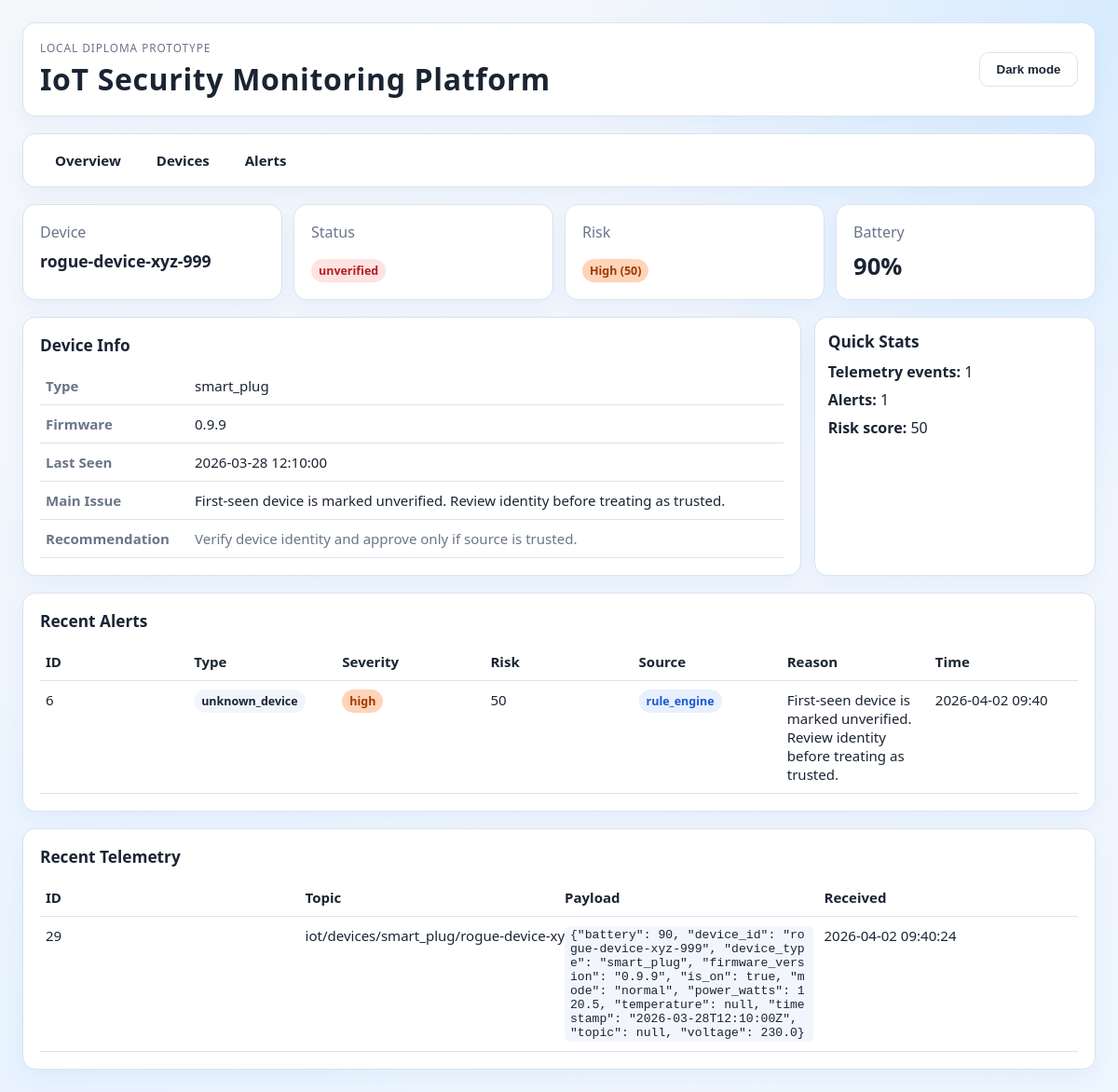
Page /dashboard/devices/rogue-device-xyz-999 on the committed database.
### app/models/device.py (models this page shows)
class Device(Base):
    __tablename__ = "devices"
    id: Mapped[int] = mapped_column(Integer, primary_key=True)
    device_id: Mapped[str] = mapped_column(String(100), unique=True, index=True)
    device_type: Mapped[str] = mapped_column(String(50), index=True)
    name: Mapped[str | None] = mapped_column(String(100), nullable=True)
    status: Mapped[str] = mapped_column(String(30), default="offline")
    firmware_version: Mapped[str | None] = mapped_column(String(50), nullable=True)
    last_seen_at: Mapped[datetime | None] = mapped_column(
        DateTime(timezone=True), nullable=True
    )
    created_at: Mapped[datetime] = mapped_column(
        DateTime(timezone=True), default=utc_now
    )
    updated_at: Mapped[datetime] = mapped_column(
        DateTime(timezone=True), default=utc_now, onupdate=utc_now
    )

### app/models/alert.py (models this page shows)
class Alert(Base):
    __tablename__ = "alerts"
    id: Mapped[int] = mapped_column(Integer, primary_key=True)
    device_id: Mapped[str | None] = mapped_column(
        String(100), index=True, nullable=True
    )
    alert_type: Mapped[str] = mapped_column(String(50), index=True)
    severity: Mapped[str] = mapped_column(String(20), index=True)
    risk_score: Mapped[int] = mapped_column(Integer)
    reason: Mapped[str] = mapped_column(Text)
    source: Mapped[str] = mapped_column(String(50), default="rule_engine")
    status: Mapped[str] = mapped_column(String(30), default="open")
    created_at: Mapped[datetime] = mapped_column(
        DateTime(timezone=True), default=utc_now, index=True
    )

### app/models/telemetry_event.py (models this page shows)
class TelemetryEvent(Base):
    __tablename__ = "telemetry_events"
    id: Mapped[int] = mapped_column(Integer, primary_key=True)
    device_id: Mapped[str | None] = mapped_column(
        String(100), index=True, nullable=True
    )
    topic: Mapped[str] = mapped_column(String(255))
    payload_json: Mapped[str] = mapped_column(Text)
    received_at: Mapped[datetime] = mapped_column(
        DateTime(timezone=True), default=utc_now, index=True
    )

### app/main.py (the view)
@app.get("/dashboard/devices/{device_id}", response_class=HTMLResponse)
def dashboard_device_detail(
    request: Request, device_id: str, db: Session = Depends(get_db)
) -> HTMLResponse:
    detail = _get_device_detail(db, device_id=device_id)
    if detail is None:
        raise HTTPException(status_code=404, detail="Device not found")
    return templates.TemplateResponse(
        request=request,
        name="device_detail.html",
        context={"detail": detail},
    )

### app/templates/device_detail.html (shortened to what this page needs)
<!DOCTYPE html>
<html lang="ru">
<head>
    <link rel="stylesheet" href="{{ url_for('static', path='/dashboard.css') }}">
</head>
<body>
<main class="page-shell">
    <header class="topbar card">
        <div>
            <p class="eyebrow">Local diploma prototype</p>
            <h1>IoT Security Monitoring Platform</h1>
        </div>
        <div class="actions">
            <button type="button" id="theme-toggle" class="theme-toggle" aria-pressed="false">Dark mode</button>
        </div>
    </header>
    <nav class="nav-bar card">
        <a href="/">Overview</a>
        <a href="/dashboard/devices">Devices</a>
        <a href="/dashboard/alerts">Alerts</a>
    </nav>
    <section class="kpis">
        <article class="card kpi">
            <p>Device</p>
            <strong style="font-size:1.1rem">{{ detail.device.device_id }}</strong>
        </article>
        <article class="card kpi">
            <p>Status</p>
            <strong><span class="badge {{ 'online' if detail.device.status == 'online' else 'offline' }}">{{ detail.device.status }}</span></strong>
        </article>
        <article class="card kpi">
            <p>Risk</p>
            <strong><span class="badge risk-{{ detail.device.risk_level | lower }}">{{ detail.device.risk_level }} ({{ detail.device.risk_score }})</span></strong>
        </article>
        <article class="card kpi">
            <p>Battery</p>
            <strong>{{ detail.device.battery if detail.device.battery is not none else '--' }}{% if detail.device.battery is not none %}%{% endif %}</strong>
        </article>
    </section>
    <section class="layout-grid">
        <article class="card">
            <h2>Device Info</h2>
            <table class="detail-table">
                <tr><th>Type</th><td>{{ detail.device.device_type }}</td></tr>
                <tr><th>Firmware</th><td>{{ detail.device.firmware_version or '--' }}</td></tr>
                <tr><th>Last Seen</th><td>{{ detail.device.last_seen_at.strftime('%Y-%m-%d %H:%M:%S') if detail.device.last_seen_at else '--' }}</td></tr>
                <tr><th>Main Issue</th><td>{{ detail.device.main_issue }}</td></tr>
                <tr><th>Recommendation</th><td class="recommendation-cell">{{ detail.device.recommendation }}</td></tr>
            </table>
        </article>
        <aside class="side-column">
            <article class="card side-card-compact">
                <h2>Quick Stats</h2>
                <ul class="detail-stats">
                    <li><strong>Telemetry events:</strong> {{ detail.recent_telemetry | length }}</li>
                    <li><strong>Alerts:</strong> {{ detail.recent_alerts | length }}</li>
                    <li><strong>Risk score:</strong> {{ detail.device.risk_score }}</li>
                </ul>
            </article>
        </aside>
    </section>
    <section class="card">
        <h2>Recent Alerts</h2>
        <table>
            <thead>
            <tr>
                <th>ID</th>
                <th>Type</th>
                <th>Severity</th>
                <th>Risk</th>
                <th>Source</th>
                <th>Reason</th>
                <th>Time</th>
            </tr>
            </thead>
            <tbody>
            {% if detail.recent_alerts %}
                {% for alert in detail.recent_alerts %}
                <tr>
                    <td>{{ alert.id }}</td>
                    <td><span class="badge alert-type">{{ alert.alert_type }}</span></td>
                    <td><span class="badge risk-{{ alert.severity }}">{{ alert.severity }}</span></td>
                    <td>{{ alert.risk_score }}</td>
                    <td><span class="badge source-{{ alert.source }}">{{ alert.source }}</span></td>
                    <td>{{ alert.reason }}</td>
                    <td class="nowrap">{{ alert.created_at.strftime('%Y-%m-%d %H:%M') }}</td>
                </tr>
                {% endfor %}
            {% else %}
                <tr><td colspan="7">No alerts for this device.</td></tr>
            {% endif %}
            </tbody>
        </table>
    </section>
    <section class="card">
        <h2>Recent Telemetry</h2>
        <table>
            <thead>
            <tr>
                <th>ID</th>
                <th>Topic</th>
                <th>Payload</th>
                <th>Received</th>
            </tr>
            </thead>
            <tbody>
            {% if detail.recent_telemetry %}
                {% for event in detail.recent_telemetry %}
                <tr>
                    <td>{{ event.id }}</td>
                    <td class="nowrap">{{ event.topic }}</td>
                    <td><code class="payload-code">{{ event.payload | tojson }}</code></td>
                    <td class="nowrap">{{ event.received_at.strftime('%Y-%m-%d %H:%M:%S') }}</td>
                </tr>
                {% endfor %}
            {% else %}
                <tr><td colspan="4">No telemetry events for this device.</td></tr>
            {% endif %}
            </tbody>
        </table>
    </section>
</main>
</body>
</html>

### app/static/dashboard.css (style rules this page uses)
:root { --bg-1: #f5f7fb; --bg-2: #eef6ff; --glow-top: #d7ebff; --glow-bottom: #e8f3ff; --ink: #1a2433; --muted: #6a7588; --card: #ffffff; --stroke: #d9e3ef; --accent: #1066d6; --accent-soft: #dcecff; --button-bg: #ffffff; --button-ink: #1a2433; --code-bg: #f2f6fc; --ok: #18884f; --warn: #8a6800; --shadow-color: rgb(16 102 214 / 6%); --font-ui: "Segoe UI", "Trebuchet MS", sans-serif; }
* { box-sizing: border-box; }
body { margin: 0; color: var(--ink); font-family: var(--font-ui); background: radial-gradient(circle at top right, var(--glow-top) 0%, transparent 35%), radial-gradient(circle at bottom left, var(--glow-bottom) 0%, transparent 40%), linear-gradient(160deg, var(--bg-1), var(--bg-2)); transition: background 0.25s ease, color 0.25s ease; }
.page-shell { max-width: 1240px; margin: 0 auto; padding: 24px; display: grid; gap: 18px; }
.card { background: var(--card); border: 1px solid var(--stroke); border-radius: 14px; padding: 18px; box-shadow: 0 8px 22px var(--shadow-color); transition: background 0.25s ease, border-color 0.25s ease; }
.topbar { display: flex; justify-content: space-between; align-items: center; gap: 16px; }
.topbar h1 { margin: 4px 0 0; font-size: clamp(1.4rem, 3vw, 2rem); letter-spacing: 0.02em; }
.eyebrow { margin: 0; color: var(--muted); text-transform: uppercase; font-size: 0.74rem; letter-spacing: 0.08em; }
.actions { display: flex; gap: 10px; }
button { border-radius: 10px; border: 1px solid var(--stroke); background: var(--button-bg); color: var(--button-ink); padding: 10px 14px; font-weight: 600; cursor: pointer; transition: background 0.2s ease, border-color 0.2s ease, color 0.2s ease; }
.theme-toggle { min-width: 106px; }
.kpis { display: grid; gap: 12px; grid-template-columns: repeat(4, minmax(0, 1fr)); }
.kpi p { margin: 0; color: var(--muted); }
.kpi strong { display: inline-block; margin-top: 8px; font-size: 1.6rem; }
.layout-grid { display: grid; gap: 14px; grid-template-columns: 2.35fr 0.85fr; }
.side-column { display: grid; gap: 10px; }
.side-card-compact { padding: 14px; }
.side-card-compact h2 { margin-bottom: 10px; }
h2 { margin: 0 0 12px; font-size: 1.08rem; }
table { width: 100%; border-collapse: collapse; font-size: 0.94rem; table-layout: fixed; }
th, td { text-align: left; border-bottom: 1px solid var(--stroke); padding: 10px 6px; vertical-align: top; word-break: break-word; }
.recommendation-cell { color: var(--muted); line-height: 1.35; min-width: 230px; }
.badge { padding: 4px 8px; border-radius: 999px; font-size: 0.78rem; font-weight: 700; }
.badge.offline { background: #ffe2e2; color: #b22020; }
.badge.risk-high { background: #ffd4b8; color: #a23800; }
code { background: var(--code-bg); border-radius: 6px; padding: 2px 6px; }
.nav-bar { display: flex; gap: 6px; padding: 10px 18px; }
.nav-bar a { padding: 8px 16px; border-radius: 8px; text-decoration: none; color: var(--ink); font-weight: 600; font-size: 0.94rem; transition: background 0.15s ease; }
.nowrap { white-space: nowrap; }
.badge.alert-type { background: var(--code-bg); color: var(--ink); font-weight: 600; }
.badge.source-rule_engine { background: #e8f0fe; color: #1a56db; }
.detail-table { table-layout: auto; }
.detail-table th { width: 160px; color: var(--muted); font-weight: 600; }
.detail-stats { list-style: none; margin: 0; padding: 0; }
.detail-stats li { margin-bottom: 8px; }
.payload-code { font-size: 0.82rem; max-width: 500px; display: inline-block; overflow-wrap: break-word; word-break: break-all; }

### rows in the picture
Device: device.device_id "rogue-device-xyz-999", device.status "unverified", device.device_type "smart_plug", device "0.9.9", device.last_seen_at "2026-03-28 12:10:00"
Alert: device.main_issue "First-seen device is marked unverified. Review identity before treating as trusted.", id "6", alert_type "unknown_device", severity "high", risk_score "50", source "rule_engine", reason "First-seen device is marked unverified. Review identity before treating as trusted.", created_at "2026-04-02 09:40"
TelemetryEvent: id "29", topic "iot/devices/smart_plug/rogue-device-xyz-999/telemetry", payload|tojson "{\"battery\": 90, \"device_id\": \"rogue-device-xyz-999\", \"device_type\": \"smart_plug\", \"firmware_version\": \"0.9.9\", \"is_on\": true, \"mode\": \"normal\", \"power_watts\": 120.5, \"temperature\": null, \"timestamp\": \"2026-03-28T12:10:00Z\", \"topic\": null, \"voltage\": 230.0}", received_at "2026-04-02 09:40:24"

### other values in the picture
{{ detail.device.risk_level }} "High"
{{ detail.device.risk_score }} "50"
{{ detail.device.battery if detail.device.battery is not none else '--' }} "90"
{{ detail.device.recommendation }} "Verify device identity and approve only if source is trusted."
{{ detail.recent_telemetry | length }} "1"
{{ detail.recent_alerts | length }} "1"
